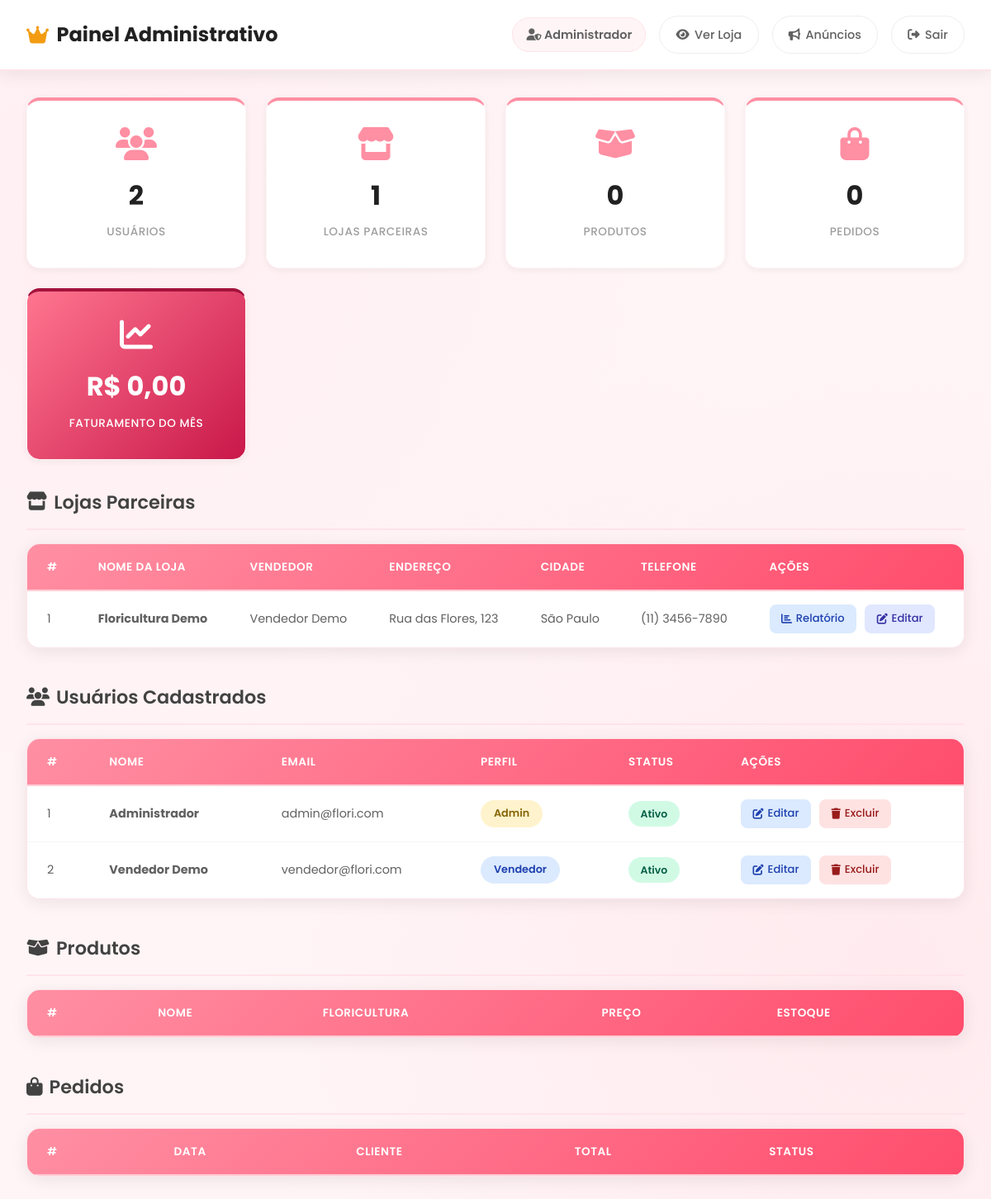
Screenshot of /view/admin/dashboard.php (signed in) with the database file from the repository.
### tables this page shows
CREATE TABLE IF NOT EXISTS floricultura (
    id_floricultura INT AUTO_INCREMENT PRIMARY KEY,
    nome VARCHAR(100) NOT NULL,
    endereco VARCHAR(200),
    cidade VARCHAR(100),
    telefone VARCHAR(20),
    id_usuario INT NOT NULL,
    
    FOREIGN KEY (id_usuario) REFERENCES usuario(id_usuario) ON DELETE CASCADE
);

CREATE TABLE IF NOT EXISTS usuario (
    id_usuario INT AUTO_INCREMENT PRIMARY KEY,
    nome VARCHAR(100) NOT NULL,
    telefone VARCHAR(20),
    id_perfil INT NOT NULL,
    
    FOREIGN KEY (id_perfil) REFERENCES perfil(id_perfil)
);

CREATE TABLE IF NOT EXISTS perfil (
    id_perfil INT AUTO_INCREMENT PRIMARY KEY,
    nome VARCHAR(50) NOT NULL UNIQUE
);

### config/Database.php (called while the page is built)
<?php
class Database {
    private static $instance = null;
    private $host = 'localhost';
    private $dbname = 'floricultura_db';
    private $user = 'root';
    private $pass = '';
    private $conn;
    private function __construct() {
        try {
            $this->conn = new PDO(
                "mysql:host={$this->host};dbname={$this->dbname};charset=utf8mb4",
                $this->user,
                $this->pass,
                [
                    PDO::ATTR_ERRMODE => PDO::ERRMODE_EXCEPTION,
                    PDO::ATTR_DEFAULT_FETCH_MODE => PDO::FETCH_ASSOC,
                    PDO::ATTR_EMULATE_PREPARES => false
                ]
            );
        } catch (PDOException $e) {
            die("Erro de conexão: " . $e->getMessage());
        }
    }
    public static function getInstance() {
        if (self::$instance === null) {
            self::$instance = new self();
        }
        return self::$instance;
    }
    public function getConnection() {
        return $this->conn;
    }
}
?>

### controller/DashboardController.php (called while the page is built, shortened)
<?php
require_once __DIR__ . '/../model/dao/UsuarioDAO.php';
require_once __DIR__ . '/../model/dao/ProdutoDAO.php';
require_once __DIR__ . '/../model/dao/PedidoDAO.php';
class DashboardController {
    private $usuarioDAO;
    private $produtoDAO;
    private $pedidoDAO;
    public function __construct() {
        $this->usuarioDAO = new UsuarioDAO();
        $this->produtoDAO = new ProdutoDAO();
        $this->pedidoDAO = new PedidoDAO();
    }
    public function getEstatisticas() {
        return [
            'total_usuarios' => count($this->usuarioDAO->listarTodos()),
            'total_produtos' => count($this->produtoDAO->listarTodos()),
            'total_pedidos'  => count($this->pedidoDAO->listarTodos()),
            'faturamento_mes' => $this->pedidoDAO->faturamentoMes()
        ];
    }
    public function getUsuarios() {
        return $this->usuarioDAO->listarTodos();
    }
    public function getFloriculturas() {
        $conn = Database::getInstance()->getConnection();
        $sql = "SELECT f.*, u.nome as nome_vendedor
                FROM floricultura f
                JOIN usuario u ON f.id_usuario = u.id_usuario
                ORDER BY f.nome";
        return $conn->query($sql)->fetchAll();
    }
}
?>

### model/dao/UsuarioDAO.php (called while the page is built, shortened)
<?php
require_once __DIR__ . '/../../config/Database.php';
require_once __DIR__ . '/dto/UsuarioDTO.php';
class UsuarioDAO {
    private $conn;
    public function __construct() {
        $this->conn = Database::getInstance()->getConnection();
    }
    public function listarTodos() {
        $sql = "SELECT u.*, p.nome as nome_perfil, l.email, l.ativo
                FROM usuario u
                JOIN perfil p ON u.id_perfil = p.id_perfil
                JOIN login l ON u.id_usuario = l.id_usuario
                ORDER BY u.nome";
        $stmt = $this->conn->query($sql);
        $usuarios = [];
        while ($row = $stmt->fetch()) {
            $usuarios[] = $this->rowToDTO($row);
        }
        return $usuarios;
    }
    private function rowToDTO($row) {
        $dto = new UsuarioDTO();
        $dto->setIdUsuario($row['id_usuario']);
        $dto->setNome($row['nome']);
        $dto->setTelefone($row['telefone'] ?? '');
        $dto->setIdPerfil($row['id_perfil']);
        $dto->setNomePerfil($row['nome_perfil'] ?? '');
        $dto->setEmail($row['email'] ?? '');
        $dto->setSenha($row['senha'] ?? '');
        $dto->setAtivo($row['ativo'] ?? true);
        $dto->setIdFloricultura($row['id_floricultura'] ?? null);
        $dto->setNomeFloricultura($row['nome_floricultura'] ?? '');
        $dto->setEndereco($row['endereco'] ?? '');
        $dto->setCidade($row['cidade'] ?? '');
        $dto->setTelefoneFloricultura($row['telefone_floricultura'] ?? '');
        return $dto;
    }
}
?>

### model/dao/ProdutoDAO.php (called while the page is built, shortened)
<?php
require_once __DIR__ . '/../../config/Database.php';
class ProdutoDAO {
    private $conn;
    public function __construct() {
        $this->conn = Database::getInstance()->getConnection();
    }
    public function listarTodos() {
        $sql = "SELECT p.*, f.nome as nome_floricultura
                FROM produto p
                JOIN floricultura f ON p.id_floricultura = f.id_floricultura
                WHERE p.estoque > 0
                ORDER BY p.nome";
        $stmt = $this->conn->query($sql);
        $produtos = [];
        return $produtos;
    }
}
?>

### model/dao/PedidoDAO.php (called while the page is built, shortened)
<?php
require_once __DIR__ . '/../../config/Database.php';
class PedidoDAO {
    private $conn;
    public function __construct() {
        $this->conn = Database::getInstance()->getConnection();
    }
    public function listarTodos() {
        $sql = "SELECT p.*, u.nome as nome_cliente
                FROM pedido p
                JOIN usuario u ON p.id_usuario = u.id_usuario
                ORDER BY p.data_pedido DESC";
        $stmt = $this->conn->query($sql);
        $pedidos = [];
        return $pedidos;
    }
    public function faturamentoMes() {
        $sql = "SELECT COALESCE(SUM(valor_total), 0) as total
                FROM pedido
                WHERE MONTH(data_pedido) = MONTH(NOW())
                AND YEAR(data_pedido) = YEAR(NOW())
                AND status != 'cancelado'";
        $stmt = $this->conn->query($sql);
        return (float) $stmt->fetch()['total'];
    }
}
?>

### model/dao/dto/UsuarioDTO.php (called while the page is built, shortened)
<?php
class UsuarioDTO {
    private $id_usuario;
    private $nome;
    private $nome_perfil;
    private $email;
    private $ativo;
    public function getIdUsuario() { return $this->id_usuario; }
    public function setIdUsuario($id) { $this->id_usuario = $id; }
    public function getNome() { return $this->nome; }
    public function setNome($nome) { $this->nome = $nome; }
    public function getNomePerfil() { return $this->nome_perfil; }
    public function setNomePerfil($nome) { $this->nome_perfil = $nome; }
    public function getEmail() { return $this->email; }
    public function setEmail($email) { $this->email = $email; }
    public function getAtivo() { return $this->ativo; }
    public function setAtivo($ativo) { $this->ativo = $ativo; }
}
?>

### view/admin/dashboard.php (the view, shortened to what this page needs)
<?php
require_once __DIR__ . '/../../controller/AuthController.php';
require_once __DIR__ . '/../../controller/DashboardController.php';
$dashboard = new DashboardController();
$estatisticas  = $dashboard->getEstatisticas();
$usuarios      = $dashboard->getUsuarios();
$floriculturas = $dashboard->getFloriculturas();
?>
<!DOCTYPE html>
<html lang="pt-br">
<head>
    <link rel="stylesheet" href="https://cdnjs.cloudflare.com/ajax/libs/font-awesome/6.5.1/css/all.min.css">
    <link rel="stylesheet" href="../../assets/estilo.css">
</head>
<body>
<div class="admin-header">
    <h1><i class="fas fa-crown"></i> Painel Administrativo</h1>
    <div class="admin-nav">
        <span><i class="fas fa-user-shield"></i> <?= htmlspecialchars($_SESSION['usuario_nome']) ?></span>
        <a href="../index.php"><i class="fas fa-eye"></i> Ver Loja</a>
        <a href="anuncios.php"><i class="fas fa-bullhorn"></i> Anúncios</a>
        <a href="../../controller/AuthController.php?action=logout"><i class="fas fa-sign-out-alt"></i> Sair</a>
    </div>
</div>
<div class="admin-dashboard">
    <div class="stats-cards">
        <div class="stat-card">
            <i class="fas fa-users"></i>
            <h3><?= $estatisticas['total_usuarios'] ?></h3>
            <p>Usuários</p>
        </div>
        <div class="stat-card">
            <i class="fas fa-store"></i>
            <h3><?= count($floriculturas) ?></h3>
            <p>Lojas Parceiras</p>
        </div>
        <div class="stat-card">
            <i class="fas fa-box-open"></i>
            <h3><?= $estatisticas['total_produtos'] ?></h3>
            <p>Produtos</p>
        </div>
        <div class="stat-card">
            <i class="fas fa-shopping-bag"></i>
            <h3><?= $estatisticas['total_pedidos'] ?></h3>
            <p>Pedidos</p>
        </div>
        <div class="stat-card stat-card-destaque">
            <i class="fas fa-chart-line"></i>
            <h3>R$ <?= number_format($estatisticas['faturamento_mes'], 2, ',', '.') ?></h3>
            <p>Faturamento do Mês</p>
        </div>
    </div>
    <h2><i class="fas fa-store"></i> Lojas Parceiras</h2>
    <div class="table-wrapper">
        <table>
            <thead>
                <tr>
                    <th>#</th>
                    <th>Nome da Loja</th>
                    <th>Vendedor</th>
                    <th>Endereço</th>
                    <th>Cidade</th>
                    <th>Telefone</th>
                    <th>Ações</th>
                </tr>
            </thead>
            <tbody>
                <?php foreach ($floriculturas as $loja): ?>
                <tr>
                    <td><?= $loja['id_floricultura'] ?></td>
                    <td><strong><?= htmlspecialchars($loja['nome']) ?></strong></td>
                    <td><?= htmlspecialchars($loja['nome_vendedor']) ?></td>
                    <td><?= htmlspecialchars($loja['endereco'] ?? '-') ?></td>
                    <td><?= htmlspecialchars($loja['cidade'] ?? '-') ?></td>
                    <td><?= htmlspecialchars($loja['telefone'] ?? '-') ?></td>
                    <td class="acoes">
                        <a href="relatorio_loja.php?id=<?= $loja['id_floricultura'] ?>" class="btn-acao btn-editar"><i class="fas fa-chart-bar"></i> Relatório</a>
                        <a href="editar_floricultura.php?id=<?= $loja['id_floricultura'] ?>" class="btn-acao" style="background:#e0e7ff;color:#3730a3;"><i class="fas fa-edit"></i> Editar</a>
                    </td>
                </tr>
                <?php endforeach; ?>
            </tbody>
        </table>
    </div>
    <h2><i class="fas fa-users"></i> Usuários Cadastrados</h2>
    <div class="table-wrapper">
        <table>
            <thead>
                <tr>
                    <th>#</th>
                    <th>Nome</th>
                    <th>Email</th>
                    <th>Perfil</th>
                    <th>Status</th>
                    <th>Ações</th>
                </tr>
            </thead>
            <tbody>
                <?php foreach ($usuarios as $user): ?>
                <tr>
                    <td><?= $user->getIdUsuario() ?></td>
                    <td><strong><?= htmlspecialchars($user->getNome()) ?></strong></td>
                    <td><?= htmlspecialchars($user->getEmail()) ?></td>
                    <td><span class="badge badge-<?= $user->getNomePerfil() ?>"><?= ucfirst($user->getNomePerfil()) ?></span></td>
                    <td><span class="status-pill <?= $user->getAtivo() ? 'pill-ativo' : 'pill-inativo' ?>"><?= $user->getAtivo() ? 'Ativo' : 'Inativo' ?></span></td>
                    <td class="acoes">
                        <a href="editar_usuario.php?id=<?= $user->getIdUsuario() ?>" class="btn-acao btn-editar"><i class="fas fa-edit"></i> Editar</a>
                        <a href="excluir_usuario.php?id=<?= $user->getIdUsuario() ?>" class="btn-acao btn-excluir" onclick="return confirm('Tem certeza?')"><i class="fas fa-trash"></i> Excluir</a>
                    </td>
                </tr>
                <?php endforeach; ?>
            </tbody>
        </table>
    </div>
    <h2><i class="fas fa-box-open"></i> Produtos</h2>
    <div class="table-wrapper">
        <table>
            <thead>
                <tr>
                    <th>#</th>
                    <th>Nome</th>
                    <th>Floricultura</th>
                    <th>Preço</th>
                    <th>Estoque</th>
                </tr>
            </thead>
        </table>
    </div>
    <h2><i class="fas fa-shopping-bag"></i> Pedidos</h2>
    <div class="table-wrapper">
        <table>
            <thead>
                <tr>
                    <th>#</th>
                    <th>Data</th>
                    <th>Cliente</th>
                    <th>Total</th>
                    <th>Status</th>
                </tr>
            </thead>
        </table>
    </div>
</div>
</body>
</html>

### rows the page displays
floricultura: id_floricultura "1", nome "Floricultura Demo", id_usuario.nome "Vendedor Demo", endereco "Rua das Flores, 123", cidade "São Paulo", telefone "(11) 3456-7890"
usuario: id_usuario "1", nome "Administrador", id_perfil.nome "Admin"
usuario: id_usuario "2", nome "Vendedor Demo", id_perfil.nome "Vendedor"

### other values shown
$_SESSION['usuario_nome'] "Administrador"
$estatisticas['total_usuarios'] "2"
count($floriculturas) "1"
$estatisticas['total_produtos'] "0"
$estatisticas['total_pedidos'] "0"
$estatisticas['faturamento_mes'] "0,00"
$user->getEmail() "admin@flori.com"
$user->getEmail() "vendedor@flori.com"
